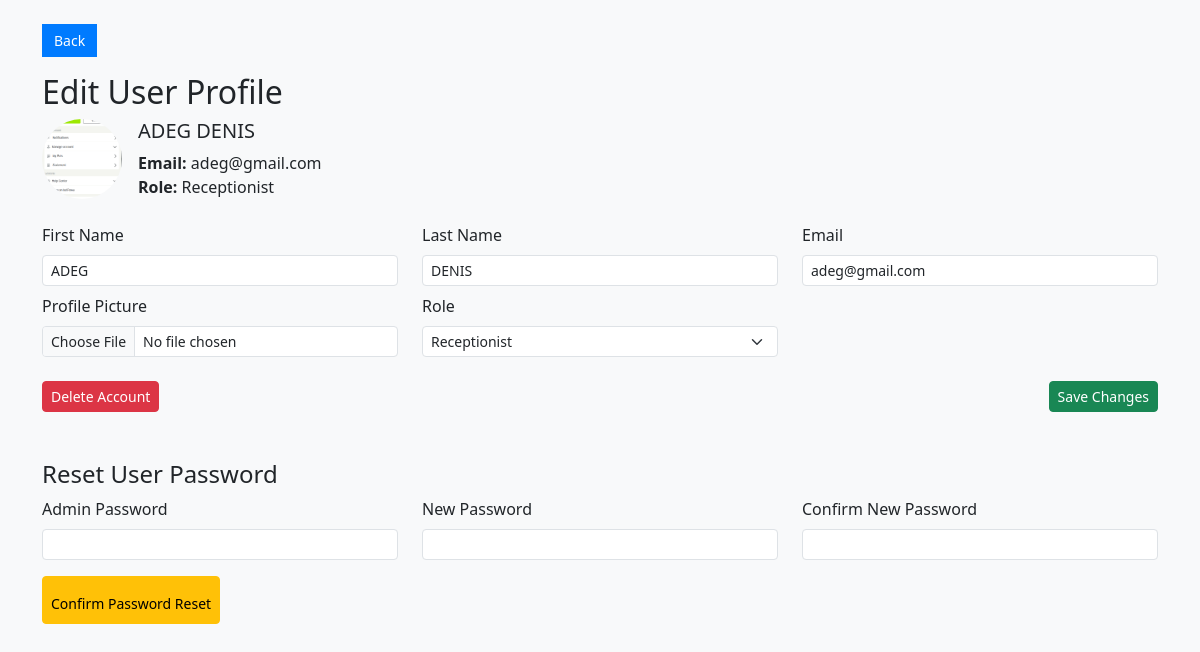
/admin/user/8/edit (signed in), run on an earlier commit of the app's database.
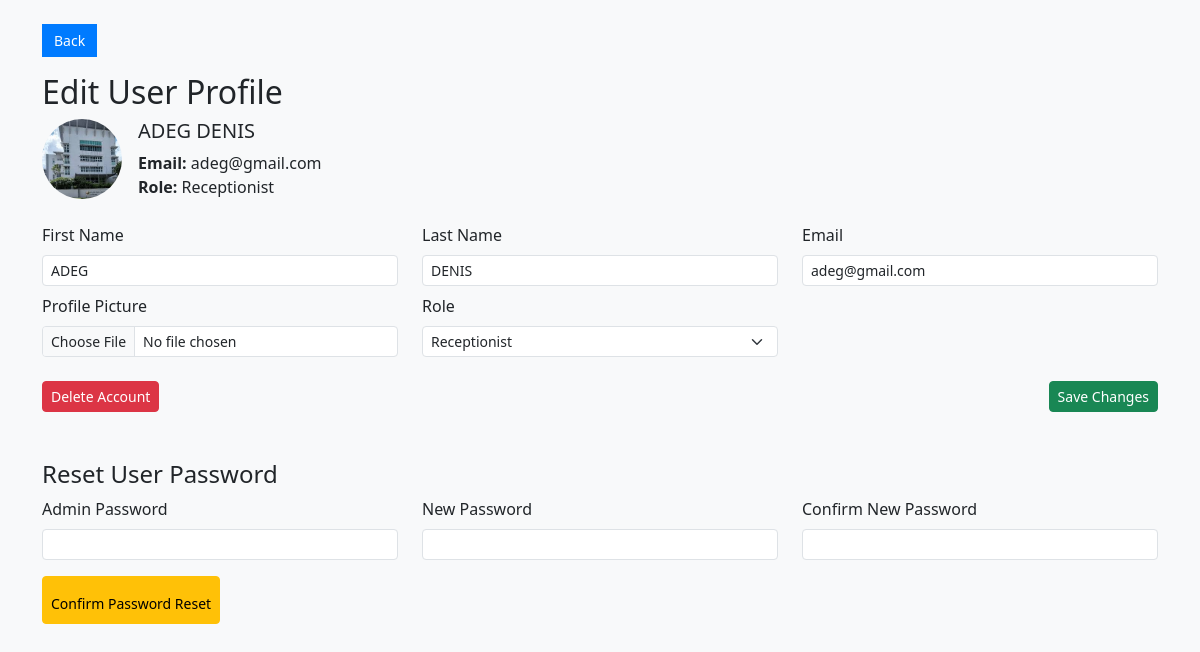
And on a later commit of the database.
### tables this page shows
CREATE TABLE "users" (
    id INTEGER PRIMARY KEY AUTOINCREMENT,
    first_name TEXT NOT NULL,
    last_name TEXT NOT NULL,
    email TEXT NOT NULL UNIQUE,
    password TEXT NOT NULL,
    role_id INTEGER NOT NULL,
    profile_pic TEXT,
    FOREIGN KEY (role_id) REFERENCES roles(id)
);

CREATE TABLE roles (
    id INTEGER PRIMARY KEY AUTOINCREMENT,
    name TEXT NOT NULL UNIQUE
);

### routes/admin_routes.py (the view, shortened to what this page needs)
@admin_bp.route('/user/<int:user_id>/edit', methods=['GET', 'POST'])
def edit_user(user_id):
    if 'admin_id' not in session:
        return redirect(url_for('admin.admin_login'))
    conn = get_db_connection()
    conn.row_factory = sqlite3.Row
    cursor = conn.cursor()
    cursor.execute("SELECT id, name FROM roles ORDER BY name ASC")
    roles = cursor.fetchall()
    cursor.execute('''
        SELECT users.id, users.first_name, users.last_name, users.email, users.profile_pic, users.role_id, roles.name AS role_name
        FROM users
        JOIN roles ON users.role_id = roles.id
        WHERE users.id = ?
    ''', (user_id,))
    user = cursor.fetchone()
    conn.close()
    return render_template('admin/edit_user.html', user=user, roles=roles)

### utils/db.py (called while the page is built)
def get_db_connection():
    db_path = os.path.join(os.path.dirname(__file__), '..', 'hospital.db')
    db_path = os.path.abspath(db_path)  # ensures full path
    conn = sqlite3.connect(db_path)
    conn.row_factory = sqlite3.Row  # allows dict-like access
    return conn

### templates/admin/edit_user.html (shortened to what this page needs)
<!DOCTYPE html>
<html>
<head>
    <link href="https://cdn.jsdelivr.net/npm/bootstrap@5.3.0/dist/css/bootstrap.min.css" rel="stylesheet">
</head>
<body class="bg-light">
<div class="container mt-4">
    <button class="back-btn mb-3" onclick="history.back()">Back</button>
    <h2>Edit User Profile</h2>
    <div class="d-flex align-items-center mb-4">
        {% if user.profile_pic %}
            <img src="{{ url_for('static', filename='uploads/' ~ user.profile_pic) }}" class="profile-thumb me-3">
        {% else %}
            <div class="me-3 text-muted">No Image</div>
        {% endif %}
        <div>
            <h5>{{ user.first_name }} {{ user.last_name }}</h5>
            <p class="mb-0"><strong>Email:</strong> {{ user.email }}</p>
            <p class="mb-0"><strong>Role:</strong> {{ user.role_name }}</p>
        </div>
    </div>
    <form method="POST" enctype="multipart/form-data" action="{{ url_for('admin.edit_user', user_id=user.id) }}">
        <div class="row">
            <div class="col-md-4 mb-2">
                <label class="form-label">First Name</label>
                <input type="text" name="first_name" value="{{ user.first_name }}" class="form-control form-control-sm" required>
            </div>
            <div class="col-md-4 mb-2">
                <label class="form-label">Last Name</label>
                <input type="text" name="last_name" value="{{ user.last_name }}" class="form-control form-control-sm" required>
            </div>
            <div class="col-md-4 mb-2">
                <label class="form-label">Email</label>
                <input type="email" name="email" value="{{ user.email }}" class="form-control form-control-sm" required>
            </div>
        </div>
        <div class="row">
            <div class="col-md-4 mb-2">
                <label class="form-label">Profile Picture</label>
                <input type="file" name="profile_pic" class="form-control form-control-sm">
            </div>
            <div class="col-md-4 mb-2">
                <label class="form-label">Role</label>
                <select name="role_id" class="form-select form-select-sm" required>
                    {% for role in roles %}
                        <option value="{{ role.id }}" {% if role.id == user.role_id %}selected{% endif %}>{{ role.name }}</option>
                    {% endfor %}
                </select>
            </div>
        </div>
        <div class="mt-3 d-flex justify-content-between">
            <button type="button" class="btn btn-danger btn-sm" data-bs-toggle="modal" data-bs-target="#confirmDeleteModal">
                Delete Account
            </button>
            <button type="submit" class="btn btn-success btn-sm">Save Changes</button>
        </div>
    </form>
    <div class="mt-5">
        <h4>Reset User Password</h4>
        <form method="POST" action="{{ url_for('admin.reset_password', user_id=user.id) }}">
            <div class="row">
                <div class="col-md-4 mb-2">
                    <label class="form-label">Admin Password</label>
                    <input type="password" name="admin_password" class="form-control form-control-sm" required>
                </div>
                <div class="col-md-4 mb-2">
                    <label class="form-label">New Password</label>
                    <input type="password" name="new_password" class="form-control form-control-sm" required>
                </div>
                <div class="col-md-4 mb-2">
                    <label class="form-label">Confirm New Password</label>
                    <input type="password" name="confirm_password" class="form-control form-control-sm" required>
                </div>
            </div>
            <button type="submit" class="btn btn-warning btn-sm btn-extended mt-2">Confirm Password Reset</button>
        </form>
    </div>
</div>
</body>
</html>

What changed in the data, as far as the page shows it:
changed users "ADEG": profile_pic: a different picture
